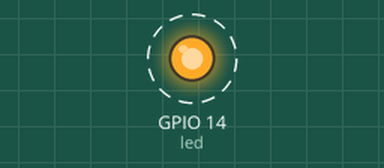
Bench run of a program on a simulated Raspberry Pi (BCM pin numbers). Parts: output pins drawn as LEDs (lit = HIGH). Dashed ring = blinking. At 10.0 s the program stops and its outputs stay as they are.

Above: at 0.2 s.
Timing chart, 0 to 3.0 s (numbered marks = the images above):
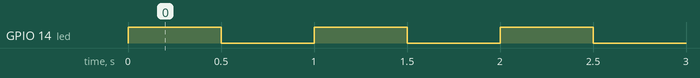

Measured:
- by itself, GPIO 14 (led): alternates HIGH for 0.50 s and LOW for 0.50 s, 20 changes in all, then stays LOW

The program:

LED_Blink.py
```python
import RPi.GPIO as GPIO
import time

led = 14

def blink(pin):
        GPIO.output(pin,GPIO.HIGH)
        time.sleep(0.5)
        GPIO.output(pin,GPIO.LOW)
        time.sleep(0.5)
        return

GPIO.setmode(GPIO.BCM)

GPIO.setup(led, GPIO.OUT)

for i in range(0,10):
        blink(led)
GPIO.cleanup()
```
